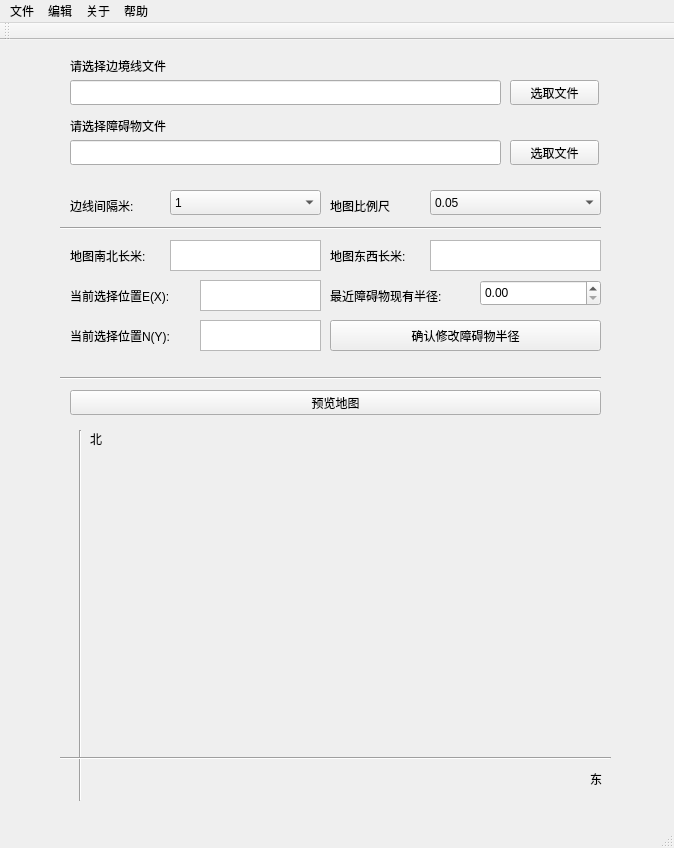
<?xml version="1.0" encoding="UTF-8"?>
<ui version="4.0">
 <class>MainWindow</class>
 <widget class="QMainWindow" name="MainWindow">
  <property name="geometry">
   <rect>
    <x>0</x>
    <y>0</y>
    <width>674</width>
    <height>848</height>
   </rect>
  </property>
  <property name="windowTitle">
   <string>主窗口</string>
  </property>
  <widget class="QWidget" name="centralWidget">
   <property name="sizePolicy">
    <sizepolicy hsizetype="Expanding" vsizetype="Preferred">
     <horstretch>0</horstretch>
     <verstretch>0</verstretch>
    </sizepolicy>
   </property>
   <widget class="QLabel" name="lbBorderFile">
    <property name="geometry">
     <rect>
      <x>70</x>
      <y>0</y>
      <width>121</width>
      <height>51</height>
     </rect>
    </property>
    <property name="text">
     <string>请选择边境线文件</string>
    </property>
   </widget>
   <widget class="QLabel" name="lbObstacleFile">
    <property name="geometry">
     <rect>
      <x>70</x>
      <y>60</y>
      <width>121</width>
      <height>51</height>
     </rect>
    </property>
    <property name="text">
     <string>请选择障碍物文件</string>
    </property>
   </widget>
   <widget class="QLabel" name="lbEDistance">
    <property name="geometry">
     <rect>
      <x>70</x>
      <y>140</y>
      <width>111</width>
      <height>51</height>
     </rect>
    </property>
    <property name="text">
     <string>边线间隔米:</string>
    </property>
   </widget>
   <widget class="QLabel" name="lbNDistance">
    <property name="geometry">
     <rect>
      <x>70</x>
      <y>190</y>
      <width>101</width>
      <height>51</height>
     </rect>
    </property>
    <property name="text">
     <string>地图南北长米:</string>
    </property>
   </widget>
   <widget class="QLineEdit" name="leBorderFile">
    <property name="geometry">
     <rect>
      <x>70</x>
      <y>40</y>
      <width>431</width>
      <height>25</height>
     </rect>
    </property>
   </widget>
   <widget class="QPushButton" name="pbtSelectBorderFile">
    <property name="geometry">
     <rect>
      <x>510</x>
      <y>40</y>
      <width>89</width>
      <height>25</height>
     </rect>
    </property>
    <property name="text">
     <string>选取文件</string>
    </property>
   </widget>
   <widget class="QLineEdit" name="leObstacleFile">
    <property name="geometry">
     <rect>
      <x>70</x>
      <y>100</y>
      <width>431</width>
      <height>25</height>
     </rect>
    </property>
   </widget>
   <widget class="QPushButton" name="pbtSelectObstacleFile">
    <property name="geometry">
     <rect>
      <x>510</x>
      <y>100</y>
      <width>89</width>
      <height>25</height>
     </rect>
    </property>
    <property name="text">
     <string>选取文件</string>
    </property>
   </widget>
   <widget class="QTextEdit" name="teNDistance">
    <property name="geometry">
     <rect>
      <x>170</x>
      <y>200</y>
      <width>151</width>
      <height>31</height>
     </rect>
    </property>
   </widget>
   <widget class="QPushButton" name="pbtGenerateMap">
    <property name="geometry">
     <rect>
      <x>70</x>
      <y>350</y>
      <width>531</width>
      <height>25</height>
     </rect>
    </property>
    <property name="text">
     <string>预览地图</string>
    </property>
   </widget>
   <widget class="QWidget" name="horizontalLayoutWidget">
    <property name="geometry">
     <rect>
      <x>50</x>
      <y>770</y>
      <width>571</width>
      <height>20</height>
     </rect>
    </property>
    <layout class="QHBoxLayout" name="horizontalLayout">
     <property name="sizeConstraint">
      <enum>QLayout::SetDefaultConstraint</enum>
     </property>
    </layout>
   </widget>
   <widget class="QLabel" name="lbLocationX">
    <property name="geometry">
     <rect>
      <x>70</x>
      <y>230</y>
      <width>121</width>
      <height>51</height>
     </rect>
    </property>
    <property name="text">
     <string>当前选择位置E(X):</string>
    </property>
   </widget>
   <widget class="QLabel" name="lbLocationY">
    <property name="geometry">
     <rect>
      <x>70</x>
      <y>270</y>
      <width>131</width>
      <height>51</height>
     </rect>
    </property>
    <property name="text">
     <string>当前选择位置N(Y):</string>
    </property>
   </widget>
   <widget class="QTextEdit" name="teLocationX">
    <property name="geometry">
     <rect>
      <x>200</x>
      <y>240</y>
      <width>121</width>
      <height>31</height>
     </rect>
    </property>
   </widget>
   <widget class="QTextEdit" name="teLocationY">
    <property name="geometry">
     <rect>
      <x>200</x>
      <y>280</y>
      <width>121</width>
      <height>31</height>
     </rect>
    </property>
   </widget>
   <widget class="QLabel" name="lbOldRadius">
    <property name="geometry">
     <rect>
      <x>330</x>
      <y>230</y>
      <width>141</width>
      <height>51</height>
     </rect>
    </property>
    <property name="text">
     <string>最近障碍物现有半径:</string>
    </property>
   </widget>
   <widget class="QPushButton" name="pbtConfirmUpdateRadius">
    <property name="geometry">
     <rect>
      <x>330</x>
      <y>280</y>
      <width>271</width>
      <height>31</height>
     </rect>
    </property>
    <property name="text">
     <string>确认修改障碍物半径</string>
    </property>
   </widget>
   <widget class="QLabel" name="lbMapRatio">
    <property name="geometry">
     <rect>
      <x>330</x>
      <y>140</y>
      <width>121</width>
      <height>51</height>
     </rect>
    </property>
    <property name="text">
     <string>地图比例尺</string>
    </property>
   </widget>
   <widget class="Line" name="line">
    <property name="geometry">
     <rect>
      <x>60</x>
      <y>330</y>
      <width>541</width>
      <height>16</height>
     </rect>
    </property>
    <property name="orientation">
     <enum>Qt::Horizontal</enum>
    </property>
   </widget>
   <widget class="Line" name="line_2">
    <property name="geometry">
     <rect>
      <x>60</x>
      <y>180</y>
      <width>541</width>
      <height>16</height>
     </rect>
    </property>
    <property name="orientation">
     <enum>Qt::Horizontal</enum>
    </property>
   </widget>
   <widget class="QComboBox" name="cbMapRatio">
    <property name="geometry">
     <rect>
      <x>430</x>
      <y>150</y>
      <width>171</width>
      <height>25</height>
     </rect>
    </property>
    <item>
     <property name="text">
      <string>0.05</string>
     </property>
    </item>
    <item>
     <property name="text">
      <string>0.1</string>
     </property>
    </item>
    <item>
     <property name="text">
      <string>0.02</string>
     </property>
    </item>
    <item>
     <property name="text">
      <string>0.01</string>
     </property>
    </item>
   </widget>
   <widget class="QDoubleSpinBox" name="doubleSpinBox">
    <property name="geometry">
     <rect>
      <x>480</x>
      <y>240</y>
      <width>121</width>
      <height>26</height>
     </rect>
    </property>
   </widget>
   <widget class="QLabel" name="lbEInstance">
    <property name="geometry">
     <rect>
      <x>330</x>
      <y>190</y>
      <width>101</width>
      <height>51</height>
     </rect>
    </property>
    <property name="text">
     <string>地图东西长米:</string>
    </property>
   </widget>
   <widget class="QTextEdit" name="teEDistance">
    <property name="geometry">
     <rect>
      <x>430</x>
      <y>200</y>
      <width>171</width>
      <height>31</height>
     </rect>
    </property>
   </widget>
   <widget class="QComboBox" name="cbMapMargin">
    <property name="geometry">
     <rect>
      <x>170</x>
      <y>150</y>
      <width>151</width>
      <height>25</height>
     </rect>
    </property>
    <item>
     <property name="text">
      <string>1</string>
     </property>
    </item>
    <item>
     <property name="text">
      <string>2</string>
     </property>
    </item>
    <item>
     <property name="text">
      <string>3</string>
     </property>
    </item>
    <item>
     <property name="text">
      <string>4</string>
     </property>
    </item>
    <item>
     <property name="text">
      <string>5</string>
     </property>
    </item>
   </widget>
   <widget class="QLabel" name="lbSmallMap">
    <property name="geometry">
     <rect>
      <x>100</x>
      <y>410</y>
      <width>501</width>
      <height>291</height>
     </rect>
    </property>
    <property name="text">
     <string/>
    </property>
   </widget>
   <widget class="Line" name="line_3">
    <property name="geometry">
     <rect>
      <x>70</x>
      <y>390</y>
      <width>20</width>
      <height>371</height>
     </rect>
    </property>
    <property name="orientation">
     <enum>Qt::Vertical</enum>
    </property>
   </widget>
   <widget class="Line" name="line_4">
    <property name="geometry">
     <rect>
      <x>60</x>
      <y>710</y>
      <width>551</width>
      <height>16</height>
     </rect>
    </property>
    <property name="orientation">
     <enum>Qt::Horizontal</enum>
    </property>
   </widget>
   <widget class="QLabel" name="lbEDirection">
    <property name="geometry">
     <rect>
      <x>590</x>
      <y>730</y>
      <width>67</width>
      <height>17</height>
     </rect>
    </property>
    <property name="text">
     <string>东</string>
    </property>
   </widget>
   <widget class="QLabel" name="lbNDirection">
    <property name="geometry">
     <rect>
      <x>90</x>
      <y>390</y>
      <width>67</width>
      <height>17</height>
     </rect>
    </property>
    <property name="text">
     <string>北</string>
    </property>
   </widget>
  </widget>
  <widget class="QMenuBar" name="menuBar">
   <property name="geometry">
    <rect>
     <x>0</x>
     <y>0</y>
     <width>674</width>
     <height>28</height>
    </rect>
   </property>
   <widget class="QMenu" name="menu">
    <property name="title">
     <string>文件</string>
    </property>
    <addaction name="separator"/>
    <addaction name="action"/>
    <addaction name="action_2"/>
   </widget>
   <widget class="QMenu" name="menu_2">
    <property name="title">
     <string>编辑</string>
    </property>
   </widget>
   <widget class="QMenu" name="menu_3">
    <property name="title">
     <string>关于</string>
    </property>
   </widget>
   <widget class="QMenu" name="menu_4">
    <property name="title">
     <string>帮助</string>
    </property>
   </widget>
   <addaction name="menu"/>
   <addaction name="menu_2"/>
   <addaction name="menu_3"/>
   <addaction name="menu_4"/>
  </widget>
  <widget class="QToolBar" name="mainToolBar">
   <attribute name="toolBarArea">
    <enum>TopToolBarArea</enum>
   </attribute>
   <attribute name="toolBarBreak">
    <bool>false</bool>
   </attribute>
  </widget>
  <widget class="QStatusBar" name="statusBar"/>
  <action name="action">
   <property name="text">
    <string>查看地图</string>
   </property>
  </action>
  <action name="action_2">
   <property name="text">
    <string>退出</string>
   </property>
  </action>
 </widget>
 <layoutdefault spacing="6" margin="11"/>
 <resources/>
 <connections/>
</ui>
